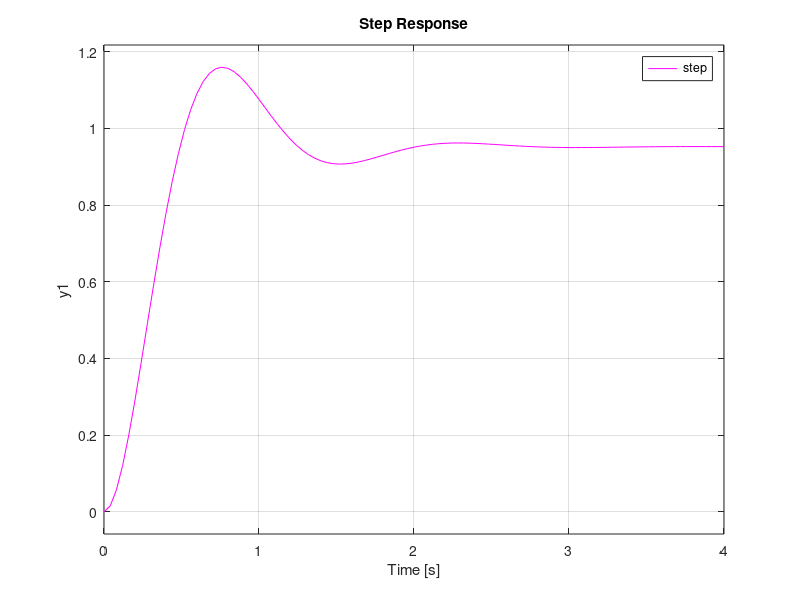
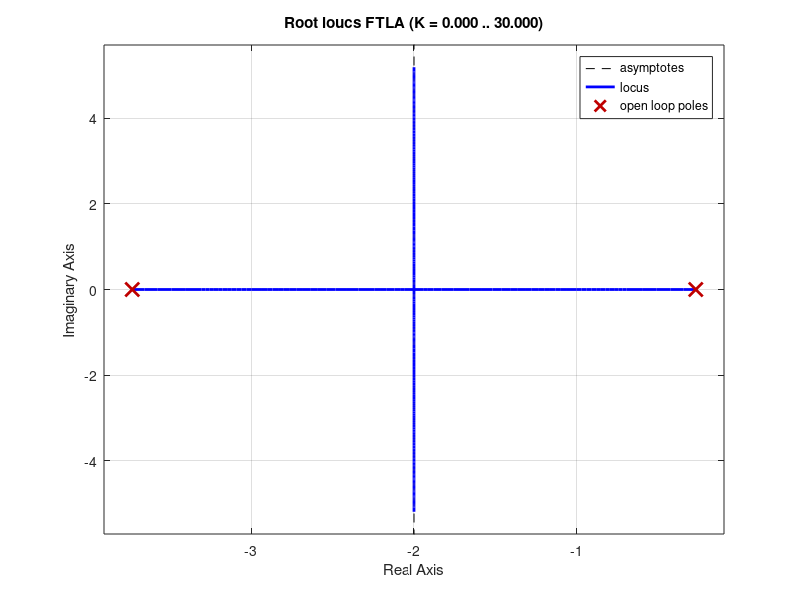

Write the MATLAB code that produced these figures, in order.
%%Ejercicio 19 (BE2)
hold on;
t = (0:0.1:10)';
unitstep = t >= 0;      % para dibujar el escalon unitario
plot(t, unitstep, '-b')     %-b es un color

k = 1;
num = [k];
den = [1 4 1];
FTLA = tf(num, den);
FTLC = feedback (FTLA, 1);  %pone el lazo abierto y la retroalimentacion (1) para no hacer todo de nuevo
step(FTLC, '-r');   %-r es un color

k = 3;
num = [k];
den = [1 4 (1+k)];
FTG1 = tf(num, den)
step(FTG1, '-y'); 

k = 4;
num = [k];
den = [1 4 (1+k)];
FTG2 = tf(num, den)
step(FTG2, '-c'); 

k = 8;
num = [k];
den = [1 4 (1+k)];
FTG3 = tf(num, den)
step(FTG3, '-k'); 

k = 20;
num = [k];
den = [1 4 (1+k)];
FTG4 = tf(num, den)
step(FTG4, '-m'); 

legend('step', 'k=1','k=3','k=4','k=8','k=20')
figure(2)
rlocus(FTLA);   %el LG siempre va a ser FTLA
%Grafica los 2 polos -2-raiz3 y -2+raiz3
